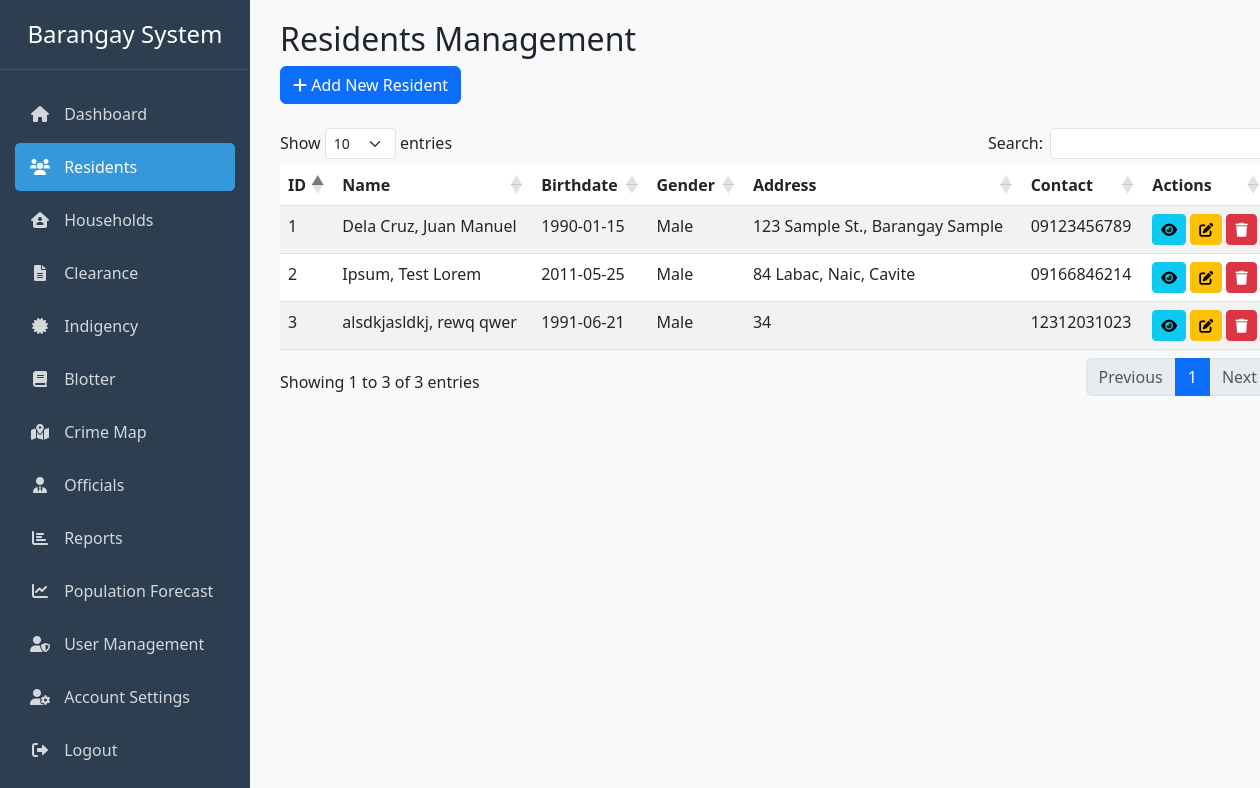
/residents.php (signed in), run on an earlier commit of the app's database.
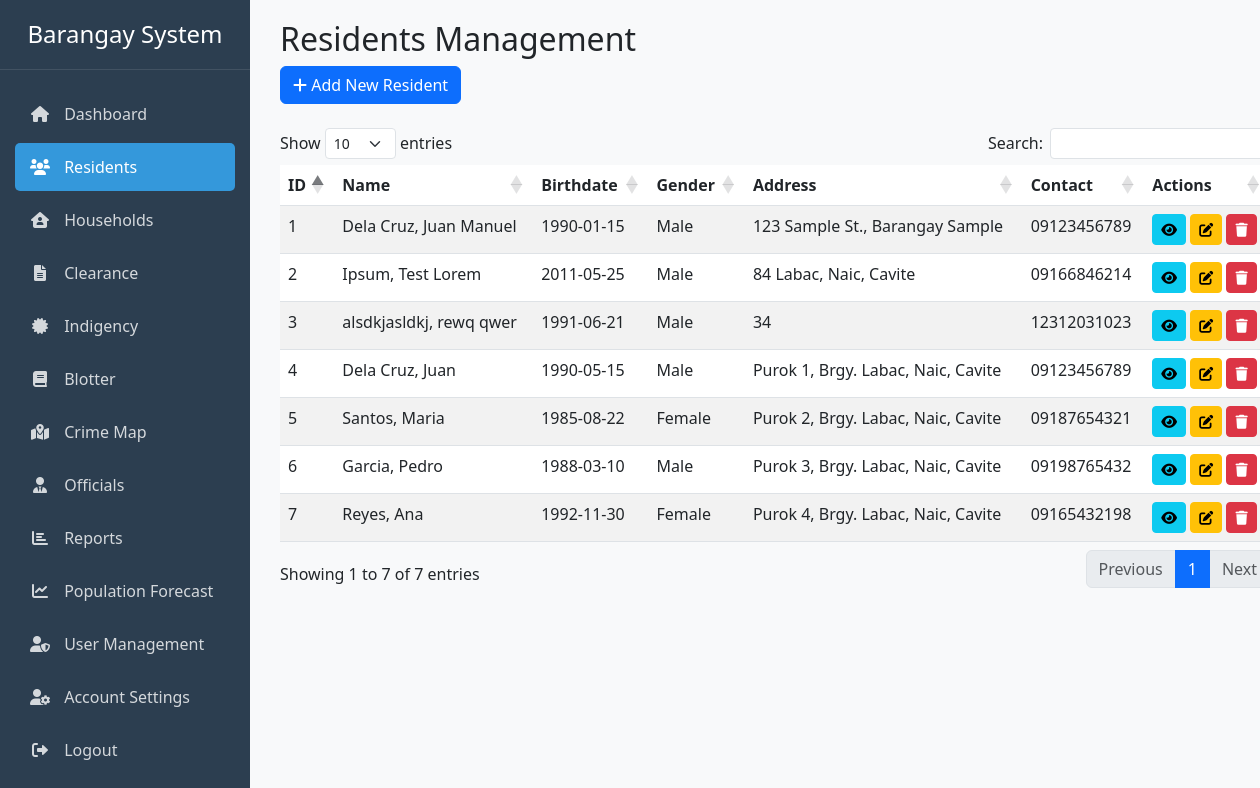
And on a later commit of the database.
### tables this page shows
CREATE TABLE `residents` (
  `id` int(11) NOT NULL,
  `first_name` varchar(50) NOT NULL,
  `middle_name` varchar(50) DEFAULT NULL,
  `last_name` varchar(50) NOT NULL,
  `birthdate` date NOT NULL,
  `gender` enum('Male','Female','Other') NOT NULL,
  `civil_status` varchar(20) DEFAULT NULL,
  `address` text NOT NULL,
  `contact_number` varchar(20) DEFAULT NULL,
  `email` varchar(100) DEFAULT NULL,
  `occupation` varchar(100) DEFAULT NULL,
  `created_at` timestamp NOT NULL DEFAULT current_timestamp(),
  `household_id` int(11) DEFAULT NULL,
  `nationality` varchar(50) DEFAULT 'Filipino'
);

### residents.php (the view, shortened to what this page needs)
<?php
require_once 'auth_check.php';
$result = $conn->query("SELECT * FROM residents ORDER BY last_name, first_name");
$residents = $result->fetch_all(MYSQLI_ASSOC);
?>
<!DOCTYPE html>
<html lang="en">
<head>
    <link href="https://cdn.jsdelivr.net/npm/bootstrap@5.3.0/dist/css/bootstrap.min.css" rel="stylesheet">
    <link href="https://cdnjs.cloudflare.com/ajax/libs/font-awesome/6.0.0/css/all.min.css" rel="stylesheet">
    <link href="https://cdn.datatables.net/1.11.5/css/dataTables.bootstrap5.min.css" rel="stylesheet">
</head>
<body>
    <div class="container-fluid">
        <div class="row">
            <?php require_once __DIR__ . '/includes/header.php'; ?>
            <div class="col-md-9 col-lg-10 main-content">
                <div class="row mb-4">
                    <div class="col-12">
                        <h2>Residents Management</h2>
                        <button class="btn btn-primary" data-bs-toggle="modal" data-bs-target="#addResidentModal">
                            <i class="fas fa-plus"></i> Add New Resident
                        </button>
                    </div>
                </div>
                <div class="table-responsive">
                    <table id="residentsTable" class="table table-striped">
                        <thead>
                            <tr>
                                <th>ID</th>
                                <th>Name</th>
                                <th>Birthdate</th>
                                <th>Gender</th>
                                <th>Address</th>
                                <th>Contact</th>
                                <th>Actions</th>
                            </tr>
                        </thead>
                        <tbody>
                            <?php foreach ($residents as $resident): ?>
                            <tr>
                                <td><?= $resident['id'] ?></td>
                                <td><?= $resident['last_name'] . ', ' . $resident['first_name'] . ' ' . $resident['middle_name'] ?></td>
                                <td><?= $resident['birthdate'] ?></td>
                                <td><?= $resident['gender'] ?></td>
                                <td><?= $resident['address'] ?></td>
                                <td><?= $resident['contact_number'] ?></td>
                                <td>
                                    <button class="btn btn-sm btn-info view-resident" data-id="<?= $resident['id'] ?>" data-bs-toggle="modal" data-bs-target="#viewResidentModal" title="View">
                                        <i class="fas fa-eye"></i>
                                    </button>
                                    <button class="btn btn-sm btn-warning edit-resident" data-id="<?= $resident['id'] ?>" data-bs-toggle="modal" data-bs-target="#editResidentModal" title="Edit">
                                        <i class="fas fa-edit"></i>
                                    </button>
                                    <button class="btn btn-sm btn-danger delete-resident" data-id="<?= $resident['id'] ?>" data-bs-toggle="modal" data-bs-target="#deleteResidentModal" title="Delete">
                                        <i class="fas fa-trash"></i>
                                    </button>
                                </td>
                            </tr>
                            <?php endforeach; ?>
                        </tbody>
                    </table>
                </div>
            </div>
        </div>
    </div>
</body>
</html>

What changed in the data, as far as the page shows it:
added residents: id "4", last_name "Dela Cruz", first_name "Juan", birthdate "1990-05-15", gender "Male", address "Purok 1, Brgy. Labac, Naic, Cavite", contact_number "09123456789"
added residents: id "6", last_name "Garcia", first_name "Pedro", birthdate "1988-03-10", gender "Male", address "Purok 3, Brgy. Labac, Naic, Cavite", contact_number "09198765432"
added residents: id "7", last_name "Reyes", first_name "Ana", birthdate "1992-11-30", gender "Female", address "Purok 4, Brgy. Labac, Naic, Cavite", contact_number "09165432198"
added residents: id "5", last_name "Santos", first_name "Maria", birthdate "1985-08-22", gender "Female", address "Purok 2, Brgy. Labac, Naic, Cavite", contact_number "09187654321"
Also different on the page:
text written by a page script: "Show entries Search: Showing 1 to 3 of 3 entries Previous 1 Next" → "Show entries Search: Showing 1 to 7 of 7 entries Previous 1 Next"
